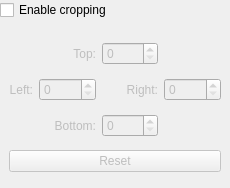
<?xml version="1.0" encoding="UTF-8"?>
<ui version="4.0">
 <class>CropWidget</class>
 <widget class="QWidget" name="CropWidget">
  <property name="geometry">
   <rect>
    <x>0</x>
    <y>0</y>
    <width>230</width>
    <height>188</height>
   </rect>
  </property>
  <property name="windowTitle">
   <string>Form</string>
  </property>
  <layout class="QVBoxLayout" name="verticalLayout">
   <property name="leftMargin">
    <number>0</number>
   </property>
   <property name="topMargin">
    <number>0</number>
   </property>
   <property name="rightMargin">
    <number>0</number>
   </property>
   <property name="bottomMargin">
    <number>0</number>
   </property>
   <item>
    <widget class="QCheckBox" name="enable">
     <property name="text">
      <string>Enable cropping</string>
     </property>
    </widget>
   </item>
   <item>
    <widget class="QWidget" name="cropWidget" native="true">
     <property name="enabled">
      <bool>false</bool>
     </property>
     <layout class="QGridLayout" name="gridLayout_2" columnstretch="0,1,1,1">
      <item row="0" column="1">
       <widget class="QLabel" name="label_8">
        <property name="text">
         <string>Top:</string>
        </property>
        <property name="alignment">
         <set>Qt::AlignRight|Qt::AlignTrailing|Qt::AlignVCenter</set>
        </property>
       </widget>
      </item>
      <item row="0" column="2">
       <widget class="QSpinBox" name="top">
        <property name="minimum">
         <number>0</number>
        </property>
        <property name="maximum">
         <number>200</number>
        </property>
        <property name="value">
         <number>0</number>
        </property>
       </widget>
      </item>
      <item row="1" column="0">
       <widget class="QLabel" name="label_6">
        <property name="text">
         <string>Left:</string>
        </property>
        <property name="alignment">
         <set>Qt::AlignRight|Qt::AlignTrailing|Qt::AlignVCenter</set>
        </property>
       </widget>
      </item>
      <item row="1" column="1">
       <widget class="QSpinBox" name="left">
        <property name="maximum">
         <number>250</number>
        </property>
       </widget>
      </item>
      <item row="1" column="2">
       <widget class="QLabel" name="label_7">
        <property name="text">
         <string>Right:</string>
        </property>
        <property name="alignment">
         <set>Qt::AlignRight|Qt::AlignTrailing|Qt::AlignVCenter</set>
        </property>
       </widget>
      </item>
      <item row="1" column="3">
       <widget class="QSpinBox" name="right">
        <property name="maximum">
         <number>250</number>
        </property>
       </widget>
      </item>
      <item row="2" column="1">
       <widget class="QLabel" name="label_9">
        <property name="text">
         <string>Bottom:</string>
        </property>
        <property name="alignment">
         <set>Qt::AlignRight|Qt::AlignTrailing|Qt::AlignVCenter</set>
        </property>
       </widget>
      </item>
      <item row="2" column="2">
       <widget class="QSpinBox" name="bottom">
        <property name="minimum">
         <number>0</number>
        </property>
        <property name="maximum">
         <number>200</number>
        </property>
        <property name="value">
         <number>0</number>
        </property>
       </widget>
      </item>
      <item row="3" column="0" colspan="4">
       <widget class="QPushButton" name="resetButton">
        <property name="text">
         <string>Reset</string>
        </property>
       </widget>
      </item>
     </layout>
    </widget>
   </item>
  </layout>
 </widget>
 <resources/>
 <connections>
  <connection>
   <sender>enable</sender>
   <signal>toggled(bool)</signal>
   <receiver>cropWidget</receiver>
   <slot>setEnabled(bool)</slot>
   <hints>
    <hint type="sourcelabel">
     <x>114</x>
     <y>10</y>
    </hint>
    <hint type="destinationlabel">
     <x>114</x>
     <y>107</y>
    </hint>
   </hints>
  </connection>
 </connections>
</ui>
